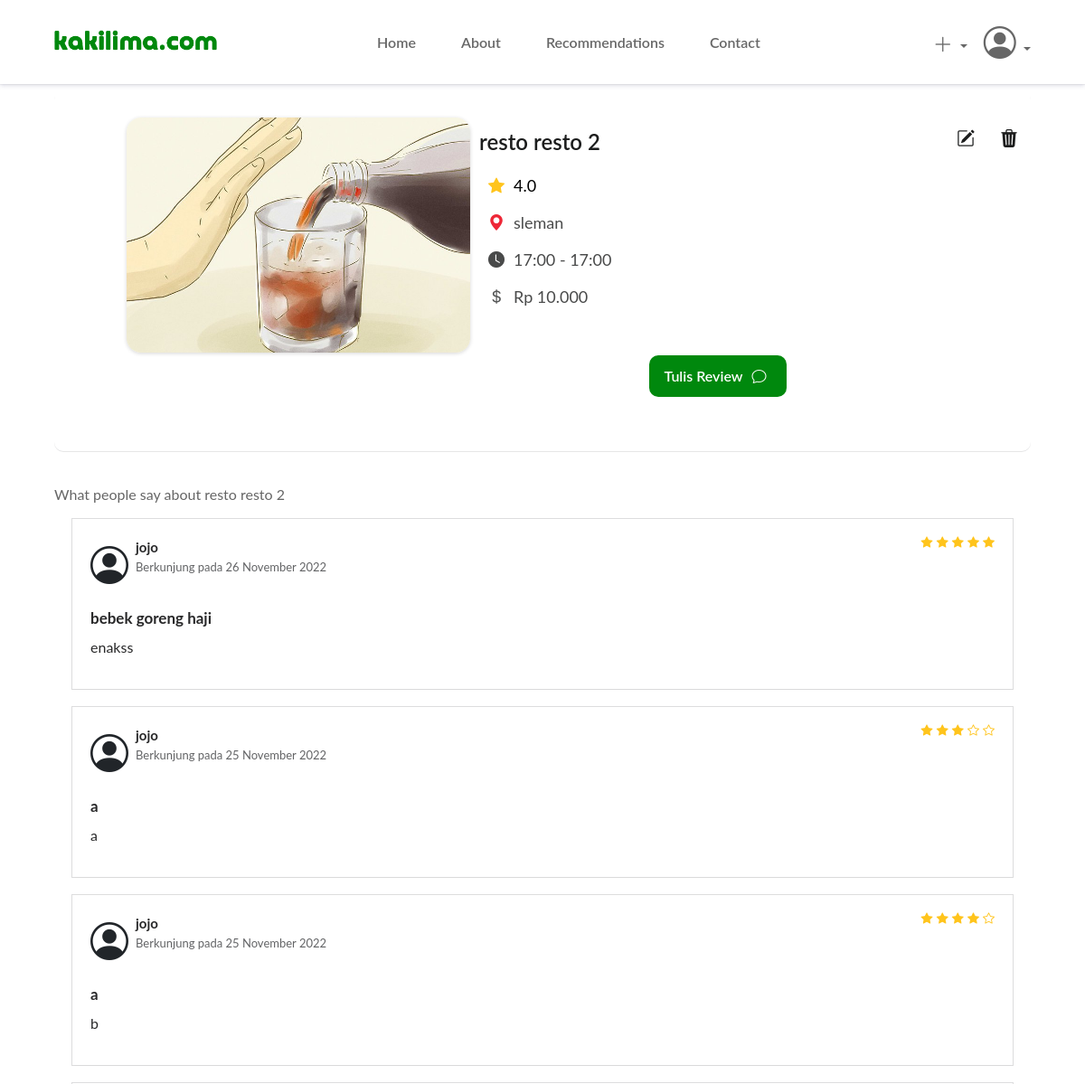
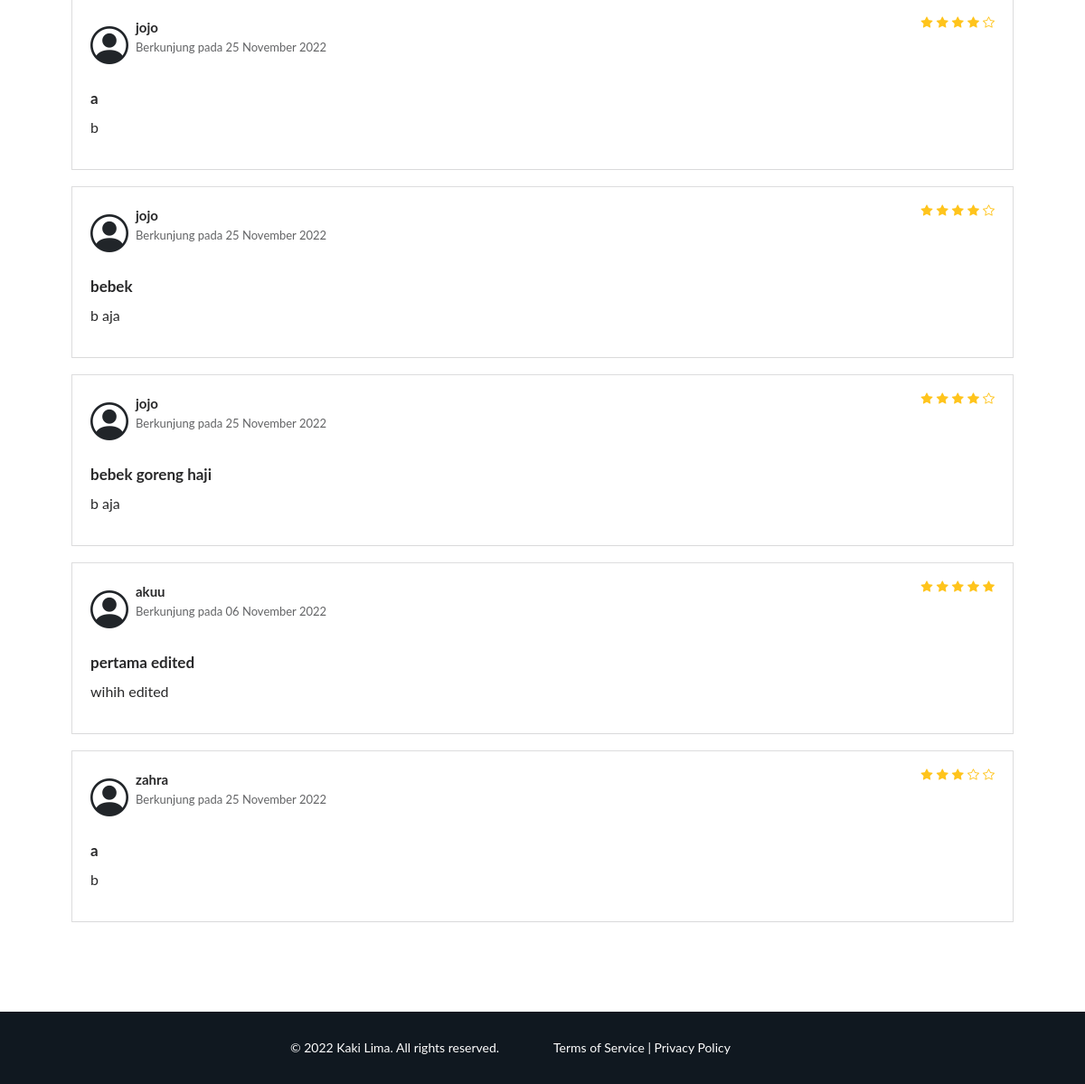
Screenshot of /resto/detail_resto.php?id=9 (signed in) with the database file from the repository (2 pictures, top to bottom).
### tables this page shows
CREATE TABLE `resto` (
  `id` int(11) NOT NULL,
  `img` varchar(30) NOT NULL,
  `nama_resto` varchar(225) NOT NULL,
  `alamat` varchar(225) NOT NULL,
  `jam_buka` time NOT NULL,
  `jam_tutup` time NOT NULL,
  `rating` float NOT NULL,
  `harga` int(11) NOT NULL
);

CREATE TABLE `review` (
  `id` int(11) NOT NULL,
  `judul` varchar(225) NOT NULL,
  `deskripsi` text NOT NULL,
  `tanggal_pergi` date NOT NULL,
  `rating` float NOT NULL,
  `id_user` int(11) NOT NULL,
  `id_resto` int(11) NOT NULL
);

CREATE TABLE `user` (
  `id` int(11) NOT NULL,
  `username` varchar(255) NOT NULL,
  `password` varchar(255) NOT NULL,
  `id_role` int(11) NOT NULL
);

### config/resto_controller.php (called while the page is built, shortened)
<?php
include "database.php";
function get_resto_by_id($id) {
  global $db;
  $query = "SELECT * FROM resto WHERE id = $id";
  $result = mysqli_query($db, $query);
  $row = mysqli_fetch_assoc($result);
  return $row;
}
?>

### config/review_controller.php (called while the page is built, shortened)
<?php
include "database.php";
function get_all_review_by_resto($id_resto) {
  global $db;
  $query = "SELECT r.id, r.judul, r.deskripsi, r.tanggal_pergi, r.rating, r.id_resto, u.id AS id_user, u.username
  FROM review AS r
  INNER JOIN user AS u ON r.id_user = u.id
  WHERE r.id_resto = $id_resto
  ORDER BY r.id DESC";
  $result = mysqli_query($db, $query);
  $rows = [];
  while($row = mysqli_fetch_assoc($result)) {
    $rows[] = $row;
  }
  return $rows;
}
?>

### resto/detail_resto.php (the view, shortened to what this page needs)
<?php
include "../config/resto_controller.php";
include "../config/review_controller.php";
$id_resto = (int)$_GET['id'];
$resto = get_resto_by_id($id_resto);
$data_review = get_all_review_by_resto($id_resto);
include "../config/star_rating.php";
?>
<!doctype html>
<html lang="en">
  <head>
    <link href="https://cdn.jsdelivr.net/npm/bootstrap@5.2.2/dist/css/bootstrap.min.css" rel="stylesheet">
    <link rel="stylesheet" href="https://cdn.jsdelivr.net/npm/bootstrap-icons@1.10.2/font/bootstrap-icons.css">
    <link rel="stylesheet" href="../assets/css/style-detail.css">
  </head>
  <body>
    <div class="container-fluids">
      <nav class="navbar fixed-top navbar-expand-lg navbar">
        <div class="container-fluid">
          <img src="../assets/logo.png" alt="" class="logo" width="180px">
          <div class="collapse navbar-collapse " id="navbarNav">
            <ul class="navbar-nav">
              <li class="nav-item">
                <a href="../index.php">Home</a>
              </li>
              <li class="nav-item">
                <a href="../index.php#about">About</a>
              </li>
              <li class="nav-item">
                <a aria-current="page" href="../index.php#recommendations">Recommendations</a>
              </li>
              <li class="nav-item">
                <a href="../index.php#contact">Contact</a>
              </li>
            </ul>
          </div>
          <ul class="d-flex signed-in">
          <?php
          if ($_SESSION['login']) {
            if ($_SESSION['role'] == "Admin") {
              echo "<li class='nav-item dropdown d-add'>
              <a class='nav-link dropdown-toggle' href='#' role='button' data-bs-toggle='dropdown' aria-expanded='false'>
                <i class='bi bi-plus-lg add'></i>
              </a>
              <ul class='dropdown-menu dropdown-menu-start'>
                <li><a class='dropdown-item' href='add_resto.php'>Add Recommendation</a></li>
              </ul>
            </li>";
            }
            echo "</li>
            <li class='nav-item dropdown'>
              <a class='nav-link dropdown-toggle a-profil' href='#' role='button' data-bs-toggle='dropdown' aria-expanded='false'>
                <i class='bi bi-person-circle profil'></i>
              </a>
              <ul class='dropdown-menu dropdown-menu-start'>
                <li><span class='dropdown-item-text'>
                  <p>Signed in as</p>
                  <h6>$_SESSION[username]</h6></span>
                </li>
                <li><hr class='dropdown-divider'></li>
                <li><a class='dropdown-item' href='../logout.php'>Sign out</a></li>
              </ul>
            </li>";
          ?>
          </ul>
          <?php
          } else {
            echo "<p><a href='login.php?message=belum_login&location=index.php'>Sign in</a></p>";
          }
          ?>
        </div>
      </nav>
      <div class="detail">
      <div class="row">
          <div class="col-md-5">
            <img src="../assets/img/<?= $resto['img']; ?>" alt="" width="200px">
          </div>
          <div class="col-md-6 data-resto">
            <h1><?= $resto['nama_resto']; ?></h1>
            <div class="d-flex detail-rating">
              <p><i class="bi bi-star-fill"></i></p>
              <p><?= number_format($resto['rating'], 1); ?></p>
            </div>
            <div class="d-flex alamat">
              <p><i class="bi bi-geo-alt-fill"></i></p>
              <p><?= $resto['alamat']; ?></p>
            </div>
            <div class="d-flex jam">
              <p><i class="bi bi-clock-fill"></i></p>
              <p><?= substr($resto['jam_buka'], 0, 5); ?> - <?= substr($resto['jam_tutup'], 0, 5); ?></p>
            </div>
            <div class="d-flex harga">
              <p><i class="bi bi-currency-dollar"></i></p>
              <p><?= "Rp " . number_format($resto['harga'], 0, ',', '.'); ?></p>
            </div>
            <div class="action-admin">
                <?php
              if ($_SESSION['role'] == "Admin") {
                echo "<a href='edit_resto.php?id=$resto[id]'><i class='bi bi-pencil-square action-btn'></i></a>";
                echo "<a href='delete_resto.php?id=$resto[id]' onclick='return confirm('Yakin untuk menghapus?')';><i class='bi bi-trash3-fill action-btn'></i></a>";
              }
              ?>
            </div>
            <a href="../review/add_review.php?id=<?= $resto['id']; ?>" class="btn-review">Tulis Review<i class="bi bi-chat"></i></a>
          </div>
        </div>
      </div>
      <div class="reviews">
      <?php
        if (empty($data_review)) { ?>
          <center><h6>No reviews yet. Be the first to add a review.</h6></center>
        <?php
        } else {
        ?>
          <h6>What people say about <?= $resto['nama_resto']; ?> </h6>
          <?php foreach($data_review as $review) : ?>
          <div class="user-review">
            <p><i class="bi bi-person-circle"></i></p>
            <h5><?= $review['username']; ?></h5>
            <p class="tgl">Berkunjung pada <?= date('d F Y', strtotime($review['tanggal_pergi'])); ?></p>
            <h3><?= $review['judul']; ?></h3>
            <p class="isi"><?= $review['deskripsi']; ?></p>
            <p class="rating"><?= star_rating($review['rating']); ?></p>
          </div>
          <?php endforeach;
          } ?>
      </div>
    </div>
    <footer>
      <div class="container-fluids">
        <div class="row justify-content-center">
          <div class="col-md-3">
            <p>&copy; <?php echo date("Y"); ?> Kaki Lima. All rights reserved.</p>
          </div>
          <div class="col-md-3">
            <p>Terms of Service | Privacy Policy</p>
          </div>
        </div>
      </div>
    </footer>
  </body>
</html>

### config/star_rating.php (shortened to what this page needs)
<?php
function star_rating($rating)
{
    $rating_round = round($rating * 2) / 2;
    if ($rating_round <= 3 && $rating_round > 2.5) {
        return '
        <i class="bi bi-star-fill"></i>
        <i class="bi bi-star-fill"></i>
        <i class="bi bi-star-fill"></i>
        <i class="bi bi-star"></i>
        <i class="bi bi-star"></i>';
    }
    if ($rating_round <= 4 && $rating_round > 3.5) {
        return '<i class="bi bi-star-fill"></i>
        <i class="bi bi-star-fill"></i>
        <i class="bi bi-star-fill"></i>
        <i class="bi bi-star-fill"></i>
        <i class="bi bi-star"></i>';
    }
    if ($rating_round <= 5 && $rating_round > 4.5) {
        return '
        <i class="bi bi-star-fill"></i>
        <i class="bi bi-star-fill"></i>
        <i class="bi bi-star-fill"></i>
        <i class="bi bi-star-fill"></i>
        <i class="bi bi-star-fill"></i>';
    }
}
?>

### assets/css/style-detail.css (style rules this page uses)
* { box-sizing: border-box; font-family: 'Lato', sans-serif !important; margin: 0; padding: 0; }
html { scroll-behavior: smooth; }
.logo { position: absolute; top: 32px; left: 60px; z-index: 99; }
nav { box-shadow: rgba(50, 50, 105, 0.15) 0px 2px 5px 0px, rgba(0, 0, 0, 0.05) 0px 1px 1px 0px; position: fixed; margin: 0; padding: 0 60px; background-color: #ffffff; }
nav .container-fluid { margin: 0 60px; padding-right: 0; }
.navbar-nav { margin: 20px 0px 20px 320px; }
.navbar-nav li { margin: 5px 20px }
.navbar-nav li a { color: #676767; font-weight: 600; font-size: 16px; line-height: 27px; font-style: bold; text-decoration: none; padding: 0 5px; position: relative; }
.navbar-nav li a::before { content: ""; position: absolute; display: block; width: 100%; height: 2px; bottom: -6px; left: 0; background-color: #676767; transform: scaleX(0); transition: transform 0.3s ease; }
.signed-in { list-style-type: none; color: #676767; padding: 0; margin: 0; }
.signed-in .d-add { position: absolute; z-index: 999; right: 130px; top: 32px; margin: 0; }
.signed-in i { padding-left: 100px; margin: 0; }
.signed-in .profil { font-size: 36px; }
.signed-in .add { font-size: 22px; padding-left: 150px; }
.container-fluids { margin: 100px 60px; height: auto; }
.detail { box-shadow: rgba(17, 17, 26, 0.1) 0px 1px 0px; border-radius: 10px; padding: 20px 0 50px; }
.data-resto { margin: 10px; }
.detail img { box-shadow: rgba(0, 0, 0, 0.16) 0px 1px 4px; margin: 10px 80px; width: 380px; height: 260px; object-fit: cover; border-radius: 16px; }
.detail h1 { font-weight: 600; font-size: 24px; line-height: 33px; color: #1c1d1d; margin: 10px 0 20px; }
.data-resto { font-weight: 400; font-size: 18px; line-height: 25px; color: #494a4a; }
.data-resto i { padding: 0 10px; }
.detail-rating p { color: #000; }
.detail-rating p i { color: #FFC41C; }
.alamat p i { color: #EE2737; }
.harga p i { color: #545555; }
.btn-review { display: block; background-color: #00880D; color: #fff; border: none; border-radius: 10px; width: fit-content; padding: 12px 12px 12px 16px; font-weight: 600; font-size: 16px; line-height: 22px; text-decoration: none; margin: 36px auto 0; }
.action-admin { position: absolute; right: 60px; top: 140px; }
.reviews h6 { font-weight: 400; font-size: 16px; line-height: 15px; color: #666666; margin: 40px 0 20px; }
.user-review { padding: 20px; box-shadow: rgba(0, 0, 0, 0.02) 0px 1px 3px 0px, rgba(27, 31, 35, 0.15) 0px 0px 0px 1px; position: relative; margin: 20px; }
.reviews i { font-size: 42px; }
.reviews h5 { font-weight: 700; font-size: 15px; line-height: 18px; color: #282829; margin: 10px 0 0; position: absolute; top: 12px; left: 70px; }
.reviews .tgl { font-weight: 400; font-size: 13px; line-height: 18px; color: #636466; margin: 0; position: absolute; top: 44px; left: 70px; }
.reviews h3 { font-weight: 700; font-size: 17px; line-height: 22px; color: #282829; margin: 10px 0; }
.reviews .isi { text-align: justify; font-weight: 400; font-size: 16px; line-height: 21px; color: #282829; }
.rating i { font-size: 13px; color: #FFC41C; }
.rating { width: fit-content; margin: 0 auto; position: absolute; top: 12px; right: 20px; }
.action-btn { justify-content: space-between; color:#1c1d1d; font-size: 20px !important; margin: 0 4px; }
footer .container-fluids { width: 100%; margin: 0; padding: 30px; background-color: #101820; color: rgb(255, 255, 255); font-size: 14px; font-weight: 400; line-height: 20px; height: 80px; }

### rows the page displays
resto: img (picture), nama_resto "resto resto 2", rating "4.0", alamat "sleman", jam_buka "17:00", jam_tutup "17:00", harga "10.000"
review: id_user.username "jojo", tanggal_pergi "26 November 2022", judul "bebek goreng haji", deskripsi "enakss"
review: id_user.username "jojo", tanggal_pergi "25 November 2022", judul "a", deskripsi "a"
review: id_user.username "jojo", tanggal_pergi "25 November 2022", judul "a", deskripsi "b"
review: id_user.username "jojo", tanggal_pergi "25 November 2022", judul "a", deskripsi "b"
review: id_user.username "jojo", tanggal_pergi "25 November 2022", judul "bebek", deskripsi "b aja"
review: id_user.username "jojo", tanggal_pergi "25 November 2022", judul "bebek goreng haji", deskripsi "b aja"
review: id_user.username "akuu", tanggal_pergi "06 November 2022", judul "pertama edited", deskripsi "wihih edited"
review: id_user.username "zahra", tanggal_pergi "25 November 2022", judul "a", deskripsi "b"
